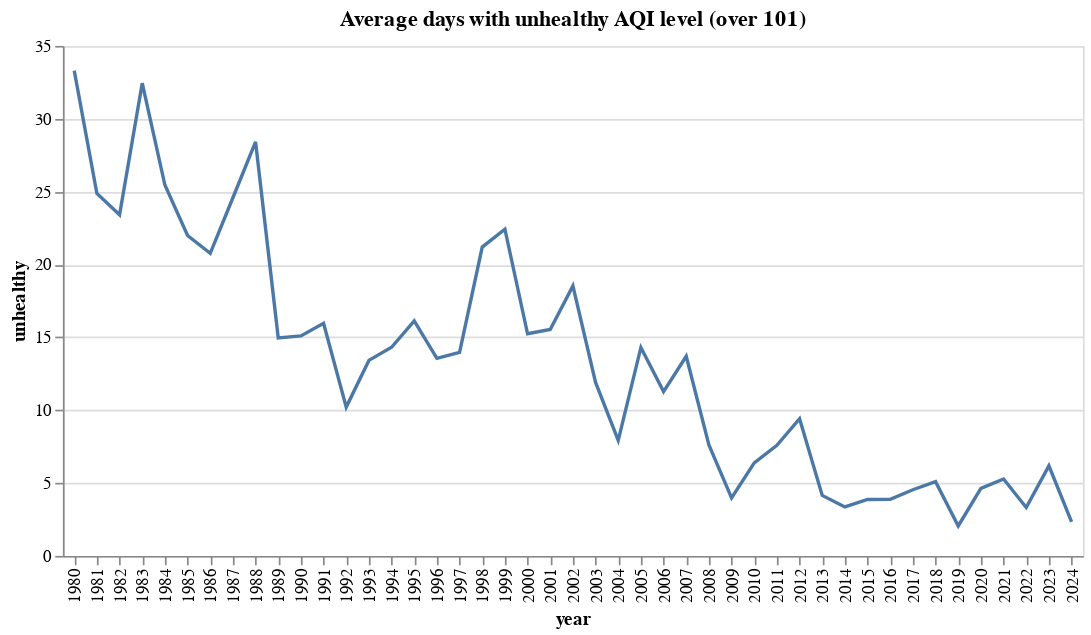

This figure's notebook cell:
### Code cell
alt.Chart(us_days_unhealthy).mark_line().encode(
    x=alt.X("year:N"),
    y="unhealthy:Q"
).properties(
    width=600,
    height=300,
    title="Average days with unhealthy AQI level (over 101)"
)

### Figure 1 — Vega-Lite specification as saved in the notebook (floating-point values rounded to 4 significant figures)
{"config": {"view": {"continuousWidth": 300, "continuousHeight": 300}}, "data": {"name": "data-7be4d503007e593120d9d33e62b36409"}, "mark": {"type": "line"}, "encoding": {"x": {"field": "year", "type": "nominal"}, "y": {"field": "unhealthy", "type": "quantitative"}}, "height": 300, "title": "Average days with unhealthy AQI level (over 101)", "width": 600, "$schema": "https://vega.github.io/schema/vega-lite/v5.17.0.json", "datasets": {"data-7be4d503007e593120d9d33e62b36409": [{"year": 1980, "unhealthy": 33.31}, {"year": 1981, "unhealthy": 24.87}, {"year": 1982, "unhealthy": 23.41}, {"year": 1983, "unhealthy": 32.44}, {"year": 1984, "unhealthy": 25.45}, {"year": 1985, "unhealthy": 21.99}, {"year": 1986, "unhealthy": 20.77}, {"year": 1987, "unhealthy": 24.58}, {"year": 1988, "unhealthy": 28.41}, {"year": 1989, "unhealthy": 14.97}, {"year": 1990, "unhealthy": 15.1}, {"year": 1991, "unhealthy": 15.96}, {"year": 1992, "unhealthy": 10.21}, {"year": 1993, "unhealthy": 13.42}, {"year": 1994, "unhealthy": 14.32}, {"year": 1995, "unhealthy": 16.13}, {"year": 1996, "unhealthy": 13.55}, {"year": 1997, "unhealthy": 13.97}, {"year": 1998, "unhealthy": 21.2}, {"year": 1999, "unhealthy": 22.42}, {"year": 2000, "unhealthy": 15.25}, {"year": 2001, "unhealthy": 15.54}, {"year": 2002, "unhealthy": 18.53}, {"year": 2003, "unhealthy": 11.9}, {"year": 2004, "unhealthy": 7.929}, {"year": 2005, "unhealthy": 14.3}, {"year": 2006, "unhealthy": 11.27}, {"year": 2007, "unhealthy": 13.7}, {"year": 2008, "unhealthy": 7.62}, {"year": 2009, "unhealthy": 3.985}, {"year": 2010, "unhealthy": 6.387}, {"year": 2011, "unhealthy": 7.594}, {"year": 2012, "unhealthy": 9.411}, {"year": 2013, "unhealthy": 4.152}, {"year": 2014, "unhealthy": 3.36}, {"year": 2015, "unhealthy": 3.874}, {"year": 2016, "unhealthy": 3.886}, {"year": 2017, "unhealthy": 4.542}, {"year": 2018, "unhealthy": 5.097}, {"year": 2019, "unhealthy": 2.058}, {"year": 2020, "unhealthy": 4.629}, {"year": 2021, "unhealthy": 5.276}, {"year": 2022, "unhealthy": 3.321}, {"year": 2023, "unhealthy": 6.18}, {"year": 2024, "unhealthy": 2.342}]}}
